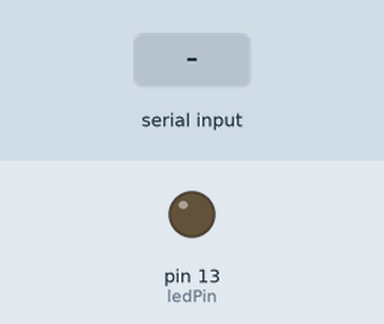
The sketch below on a simulated Arduino Uno, built with avr-gcc and run on an emulated ATmega328P. Shown: output pins drawn as LEDs (lit = HIGH). Dashed ring = blinking. Inputs (shaded band) come from the test bench. What the sketch prints to the serial monitor is not drawn.

Above: at 10.1 s.
At 15.2 s:
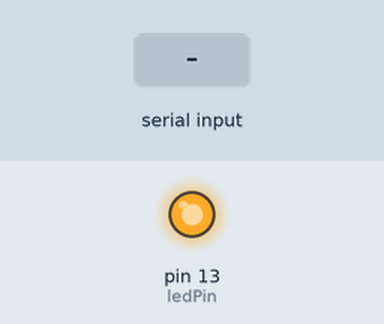
15.3 s: byte 3 (3) received over Serial
At 15.45 s:
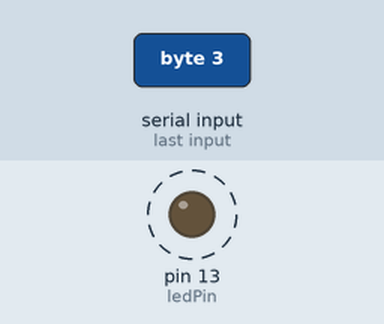
Timing chart, 0 to 24.3 s (numbered marks = the images above; inputs shaded):
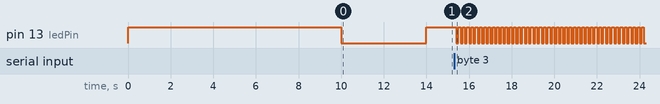

The sketch:

Bluetooth.ino
```cpp
/*
Programme de reception Bluetooth via le logiciel APP Inventor

- connectez une led sur la sortie digitale 11
- connecter le module bluetooth sur les broches 0 et 1 , puis l'alim GND 5V (une fois le programme uploadé)

Attention, avant d'uploader ce programme, veillez à débrancher le module bluetooth
car celui-ci utilise les broches 0 et 1 utilisées aussi pour uploader
un programme dans arduino

Les Petits Débrouillards 2013 GNU-GPL
*/
char NOMBRE[10]  = "Elioduino";    // le nom du module
char BPS         = '4';           // 1=1200 , 2=2400, 3=4800, 4=9600, 5=19200, 6=38400, 7=57600, 8=115200
char PASS[10]    = "9270";   // le mot de passe

const int ledPin = 13;      // la led sera fixée à la broche 13
byte serialA; // variable de reception de donnée via RX

void setup()
{
  Serial.println("setup");

     Serial.begin(9600);
   pinMode(13,OUTPUT);
   digitalWrite(13,HIGH);
   delay(10000);
   digitalWrite(13,LOW);

   Serial.print("AT");
   delay(1000);

   Serial.print("AT+NAME");
   Serial.print(NOMBRE);
   delay(1000);

   Serial.print("AT+BAUD");
   Serial.print(BPS);
   delay(1000);

   Serial.print("AT+PIN");
   Serial.print(PASS);
   delay(1000);

  digitalWrite(ledPin, HIGH); // allume sur la broche "ledpin"
  pinMode(ledPin, OUTPUT); // fixe la pin "ledpin" en sortie
}

void loop() {
  switch (serialA) {
  case 1: // si arduino reçois le chiffre 1 alors
    digitalWrite(ledPin, HIGH); // allume sur la broche "ledpin"
    break;
  case 2: // si arduino reçois le chiffre 2 alors
    digitalWrite(ledPin, LOW); // eteins la led sur la broche "ledpin"
    break;
  case 3: // si arduino reçois le chiffre 3 alors clignote
    digitalWrite(ledPin, HIGH);
    delay(100);
    digitalWrite(ledPin, LOW);
    delay(100);
  }
}

void serialEvent(){ // si arduino reçois quelquechose en sur l'entrée RX
  serialA = Serial.read(); // stocker la valeur reçue dans la variable SerialA
}
```

Measured:
- after the input at 15.3 s, pin 13 (ledPin): alternates HIGH for 0.10 s and LOW for 0.10 s, starting after 0.10 s
